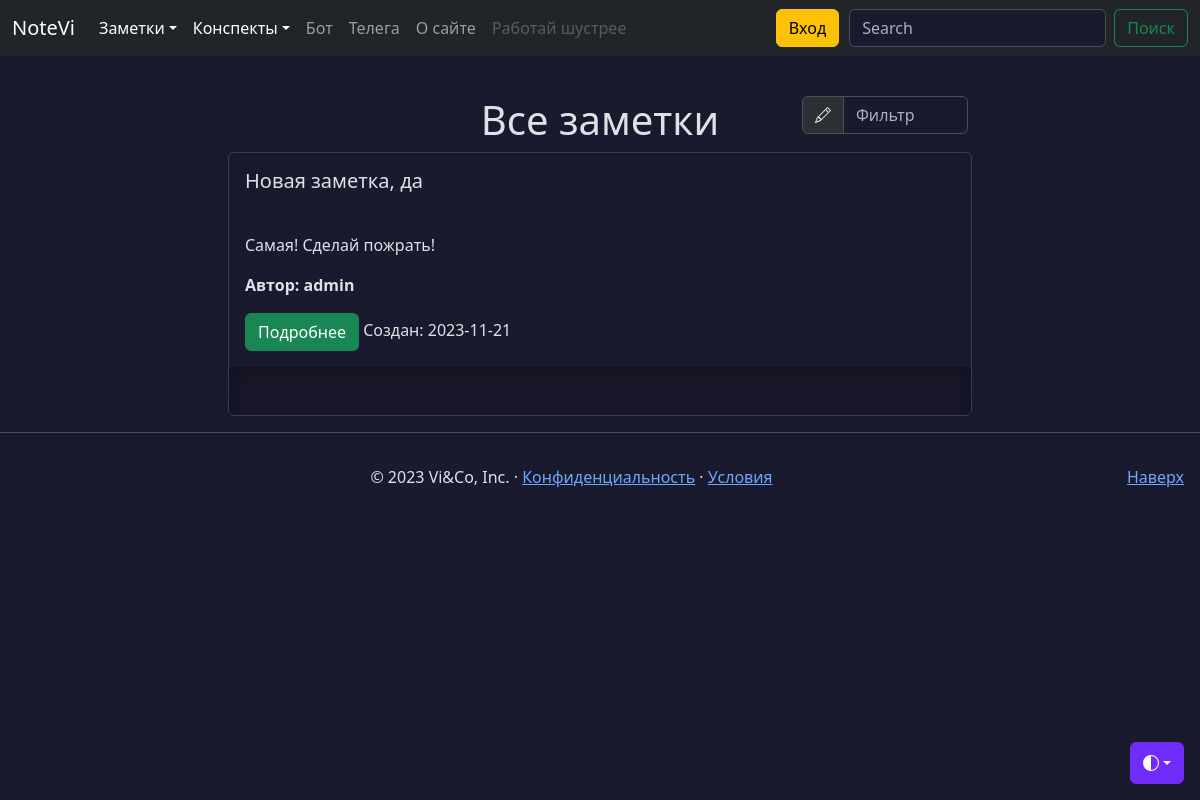
The app's page /notes/public, older data.
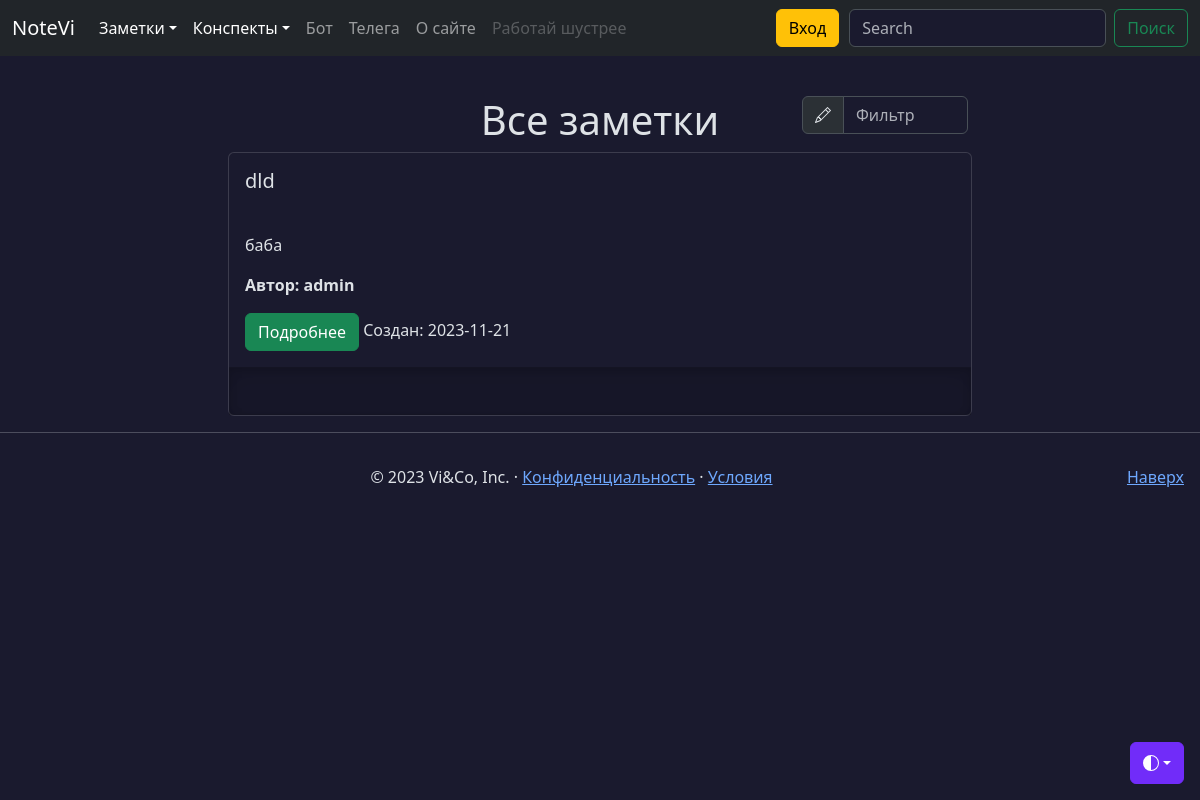
The same page, newer data.
### models.py (models this page shows, shortened)
class Note(db.Model):
    id = db.Column(db.Integer, primary_key=True)
    title = db.Column(db.String(100), nullable=False, default=' ')
    intro = db.Column(db.String(200), nullable=False, default=' ')
    text = db.Column(db.Text, nullable=False, default=' ')
    user_id = db.Column(db.Integer,
                        db.ForeignKey('user.id'),)
    data = db.Column(db.Date, nullable=False, default=datetime.utcnow)
    favorites = db.relationship('User',
                                secondary='favorites',
                                backref=db.backref('favorite_notes',
                                                   lazy=True),
                                lazy='subquery')
    public = db.Column(db.String(8), default=None)
    files = db.relationship('File',
                            secondary='note_file',
                            lazy='subquery',
                            backref=db.backref('notes',
                                               lazy=True))

class User(db.Model, UserMixin):
    id = db.Column(db.Integer, primary_key=True)
    username = db.Column(
        db.String(64), index=True, unique=True, nullable=False
    )
    email = db.Column(db.String(120), index=True, unique=True, nullable=False)
    password_hash = db.Column(db.String(255), nullable=False)
    notes = db.relationship('Note',
                            backref='author',
                            lazy='dynamic',
                            cascade='all, delete')
    created_on = db.Column(db.DateTime(), default=datetime.utcnow)
    updated_on = db.Column(
        db.DateTime(), default=datetime.utcnow, onupdate=datetime.utcnow
    )
    is_active = db.Column(db.Boolean(), default=True)
    conspects = db.relationship('Conspect',
                                backref='author',
                                lazy='dynamic',
                                cascade='all, delete'
    )

### views/notes.py (the view)
@app.route('/notes/public')
def public():
    endpoint = request.endpoint
    notes = Note.query.filter_by(public='on').order_by(Note.id.desc()).all()
    return render_template('notes.html', notes=notes, endpoint=endpoint)

### templates/notes.html (shortened to what this page needs)
{% extends 'base.html' %}
{% block content %}
{% if endpoint == 'public' or current_user.is_authenticated %}
<div class="container mt-5">
  <div class="row justify-content-md-center">
    {% if notes|length > 0 %}
    <div class="col-sm-4 col-lg-2">
    </div>
    <div class="col-sm-4 align-self-center">
        <h1 style="text-align: center;">Все заметки</h1>
    {% endif %}
    </div>
    {% if notes|length > 0 %}
      <div class="col-sm-4 col-lg-2 mb-2">
        <div class="input-group">
          <span class="input-group-text" id="basic-addon1">
          </span>
          <input type="text" class="form-control" placeholder="Фильтр" aria-label="Фильтр" aria-describedby="basic-addon1" id="filterInput">
        </div>
      </div>
    </div>
    {% endif %}
    {% if notes|length > 0 %}
      {% for note in notes %}
        <div class="card container col-lg-8 p-0">
          <div class="card-body container">
            <h5 class="card-title col-7">{{ note.title }}</h5>
          </div>
          <div class="card-body container">
            <p class="card-text">{{ note.intro }}</p>
            <p class="card-author"><b>Автор: {{ note.author.username }}</b></p>
            <a href="/notes/{{ note.id }}" class="btn btn-success" data-toggle="button" aria-pressed="false" autocomplete="off">
                Подробнее
            </a>
            <note class="date col">Cоздан: {{ note.data }}</note>
          </div>
          <div class="b-example-divider" style="width: 100%;"></div>
        </div>
      {% endfor %}
    {% endif %}
  </div>
  {% else %}
  <div class="container mt-5">
    <h1 style="text-align: center;">Войдите или зарегистрируйтесь</h1>
  </div>
  {% endif %}
{% endblock %}

### templates/base.html (shortened to what this page needs)
<!DOCTYPE html>
<html lang="ru" data-bs-theme="dark">
<head>
    <link rel="stylesheet" href="https://cdn.jsdelivr.net/npm/@docsearch/css@3">
    <link rel="stylesheet" href="{{ url_for('static', filename='css/main.css')}}" rel="stylesheet">
    <link rel="stylesheet" href="{{ url_for('static', filename='css/drop-menu.css')}}" rel="stylesheet">
    <link href="{{ url_for('static', filename='css/base.css')}}" rel="stylesheet">
</head>
<body>
    {% include 'includes/dropdown_light.html' %}
    {% include 'includes/header.html' %}
    <div class="wrapper">
      <main class="main">
        {% block content %} {% endblock %}
      </main>
    </div>
    {% include 'includes/footer.html' %}
</body>
</html>

### templates/includes/dropdown_light.html (shortened to what this page needs)
<div class="dropdown position-fixed bottom-0 end-0 mb-3 me-3 bd-mode-toggle">
  <button class="btn btn-bd-primary py-2 dropdown-toggle d-flex align-items-center"
          id="bd-theme"
          type="button"
          aria-expanded="false"
          data-bs-toggle="dropdown"
          aria-label="Toggle theme (auto)">
    <svg class="bi my-1 theme-icon-active" width="1em" height="1em"><use href="#circle-half"></use></svg>
  </button>
</div>

### templates/includes/header.html (shortened to what this page needs)
<header data-bs-theme="dark">
  <nav class="navbar navbar-expand-md navbar-dark fixed-top bg-dark">
    <div class="container-fluid">
      <a class="navbar-brand" href="{{ url_for('index') }}">NoteVi</a>
      <div class="collapse navbar-collapse" id="navbarCollapse">
        <ul class="navbar-nav me-auto mb-2 mb-md-0">
          {% if current_user.is_authenticated %}
          <li class="nav-item">
            <div class="dropdown">
              <a class="nav-link active dropdown-toggle show" id="dropdownMenuButton5" data-bs-toggle="dropdown" aria-haspopup="true" aria-expanded="true" aria-current="page">Заметки</a>
                <div class="dropdown-menu dropdown-menu-end" aria-labelledby="dropdownMenuButton5" data-popper-placement="bottom-end">
                  <a class="dropdown-item" href="{{ url_for('notes') }}">Все заметки</a>
                  <a class="dropdown-item" href="{{ url_for('favorites') }}">Избранные</a>
                  <a class="dropdown-item" href="{{ url_for('public') }}">Лента заметок</a>
                </div>
            </div>
          </li>
          <li class="nav-item">
            <div class="dropdown">
              <a class="nav-link active dropdown-toggle show" id="dropdownMenuButton5" data-bs-toggle="dropdown" aria-haspopup="true" aria-expanded="true" aria-current="page">Конспекты</a>
                <div class="dropdown-menu dropdown-menu-end" aria-labelledby="dropdownMenuButton5" data-popper-placement="bottom-end">
                  <a class="dropdown-item" href="{{ url_for('upload_conspects') }}">Загрузить конспект</a>
                  <a class="dropdown-item" href="{{ url_for('conspects') }}">Все конспекты</a>
                  <a class="dropdown-item" href="{{ url_for('favorite_conspects') }}">Избранные</a>
                </div>
            </div>
          </li>
          {% else %}
            <div class="dropdown">
              <a class="nav-link active dropdown-toggle show" id="dropdownMenuButton5" data-bs-toggle="dropdown" aria-haspopup="true" aria-expanded="true" aria-current="page">Заметки</a>
            </div>
            <div class="dropdown">
              <a class="nav-link active dropdown-toggle show" id="dropdownMenuButton5" data-bs-toggle="dropdown" aria-haspopup="true" aria-expanded="true" aria-current="page">Конспекты</a>
            </div>
          {% endif %}
          <li class="nav-item">
            <a class="nav-link" href="{{ url_for('bot') }}">Бот</a>
          </li>
          <li class="nav-item">
            <a class="nav-link" href="{{ url_for('telegram') }}">Телега</a>
          <li class="nav-item">
          {% if endpoint != 'about' %}
            <a class="nav-link" href="{{ url_for('about') }}">О сайте</a>
          </li>
          {% endif %}
          <li class="nav-item">
            <a class="nav-link disabled" aria-disabled="true">Работай шустрее</a>
          </li>
        </ul>
        {% if current_user.is_authenticated %}
          <a href="{{ url_for('create_note') }}" class="btn btn-warning mb-2 mb-md-0" style="margin-right: 10px;">Новая заметка</a>
        {% else %}
          <a href="{{ url_for('login') }}" class="btn btn-warning mb-2 mb-md-0" style="margin-right: 10px;">Вход</a>
        {% endif %}
        <form class="d-flex" role="search">
          <input class="form-control me-2" type="search" placeholder="Search" aria-label="Search">
          <button class="btn btn-outline-success" type="submit">Поиск</button>
        </form>
      </div>
    </div>
  </nav>
</header>

### templates/includes/footer.html (shortened to what this page needs)
<hr class="featurette-divider">
<footer class="page-footer">
  <p class="float-end"><a href="#">Наверх</a></p>
  <p>© 2023 Vi&Co, Inc. · <a href="/contact">Конфиденциальность</a> · <a href="/conditions">Условия</a></p>
</footer>

### static/css/drop-menu.css (style rules this page uses)
.dropdown { position: relative; display: inline-block; }

### static/css/base.css (style rules this page uses)
body { padding-top: 3rem; color: rgb(var(--bs-tertiary-color-rgb)); display: flex; flex-direction: column; height: 100%; }
.page-footer { padding: 1rem; text-align: center; }
.main { flex: 1 1 auto; }
.wrapper { min-height: 100%; display: flex; flex-direction: column; }
.b-example-divider { width: 100%; height: 3rem; background-color: rgba(0, 0, 0, .1); border: solid rgba(0, 0, 0, .15); border-width: 1px 0; box-shadow: inset 0 .5em 1.5em rgba(0, 0, 0, .1), inset 0 .125em .5em rgba(0, 0, 0, .15); }
.bi { vertical-align: -.125em; fill: currentColor; }
.btn-bd-primary { --bd-violet-bg: #712cf9; --bd-violet-rgb: 112.520718, 44.062154, 249.437846; --bs-btn-font-weight: 600; --bs-btn-color: var(--bs-white); --bs-btn-bg: var(--bd-violet-bg); --bs-btn-border-color: var(--bd-violet-bg); --bs-btn-hover-color: var(--bs-white); --bs-btn-hover-bg: #6528e0; --bs-btn-hover-border-color: #6528e0; --bs-btn-focus-shadow-rgb: var(--bd-violet-rgb); --bs-btn-active-color: var(--bs-btn-hover-color); --bs-btn-active-bg: #5a23c8; --bs-btn-active-border-color: #5a23c8; }
.bd-mode-toggle { z-index: 1500; }
p { white-space: pre-line; }

Row changes from the older to the newer data that the page shows:
no longer on this page (row edited): Note: title "Новая заметка, да", intro "Самая! Сделай пожрать!", author.username "admin", data "2023-11-21"
added Note: title "dld", intro "баба", author.username "admin", data "2023-11-21"
